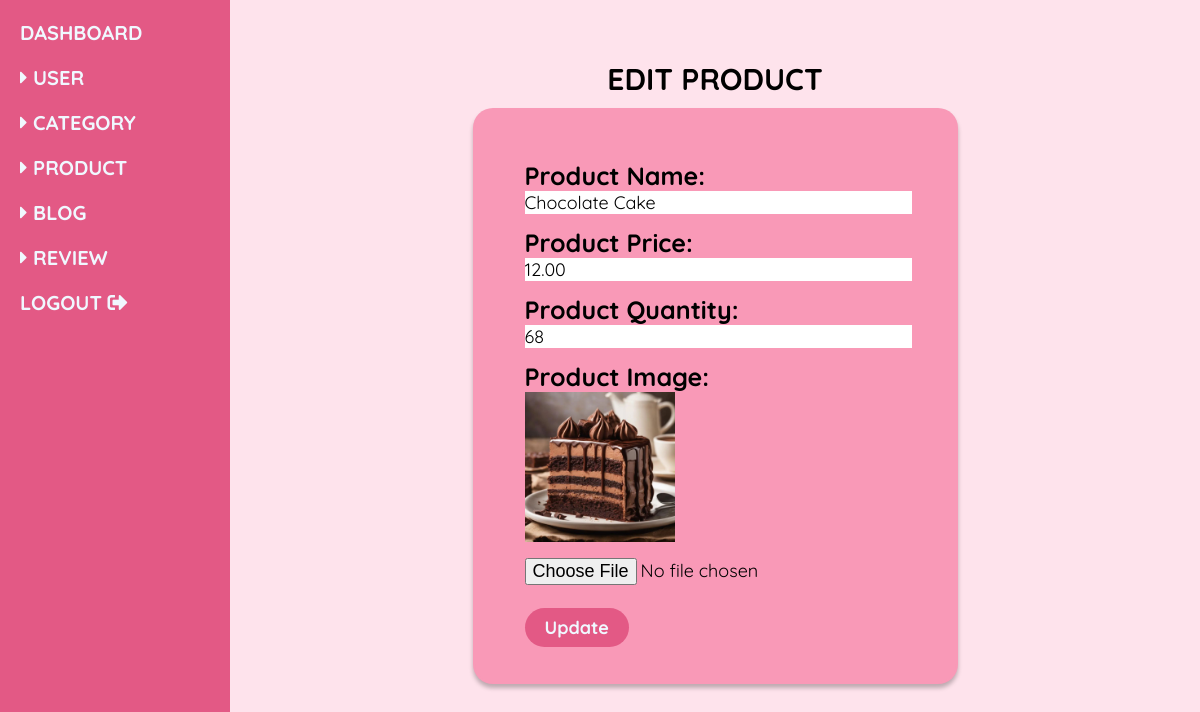
Screenshot of /admin/modules/product/admin_EditProduct.php?id=1 with the database file from the repository.
### tables this page shows
CREATE TABLE `product` (
  `productID` int(11) NOT NULL,
  `productName` varchar(100) NOT NULL,
  `productImg` varchar(100) NOT NULL,
  `categoryID` int(11) NOT NULL,
  `productQty` int(11) NOT NULL,
  `productPrice` decimal(8,2) NOT NULL
);

### admin/modules/product/admin_EditProduct.php (the view, shortened to what this page needs)
<?php
  include("../../config/admin_config.php");
?>
<!DOCTYPE html>
<!DOCTYPE html>
<html lang="en">
<head>
  <link rel="stylesheet" href="https://cdnjs.cloudflare.com/ajax/libs/font-awesome/5.15.4/css/all.min.css">
  <link rel="stylesheet" href="../../css/admin_Style.css">
</head>
<?php
  if (isset($_GET['id'])) {
      $productID = intval($_GET['id']);
      $sql = "SELECT * FROM product WHERE productID = ?";
      $stmt = mysqli_prepare($conn, $sql);
      mysqli_stmt_bind_param($stmt, "i", $productID);
      mysqli_stmt_execute($stmt);
      $result = mysqli_stmt_get_result($stmt);
      if ($row = mysqli_fetch_assoc($result)) {
          $productName = $row['productName'];
          $productPrice = $row['productPrice'];
          $productQty = $row['productQty'];
          $productImg = $row['productImg'];
      }
      else {
          echo "Product not found.";
          exit;
      }
  }
  else {
    echo "Invalid request.";
    exit;
  }
?>
<body>
  <?php include("../../includes/admin_SideNav.php"); ?>
  <section class="admin-dashboard">
    <div class="dashboard-container">
      <h2 id="admin-formTitle">EDIT PRODUCT</h2>
      <div class="admin-productForm">
        <form action="" method="POST" enctype="multipart/form-data">
          <label for="productName">Product Name:</label>
          <input type="text" id="productName" name="productName" value="<?= htmlspecialchars($productName) ?>" required><br><br>
          <label for="productPrice">Product Price:</label>
          <input type="text" id="productPrice" name="productPrice" value="<?= htmlspecialchars($productPrice) ?>" required><br><br>
          <label for="productPrice">Product Quantity:</label>
          <input type="text" id="productQty" name="productQty" value="<?= htmlspecialchars($productQty) ?>" required><br><br>
          <label for="prod_image">Product Image:</label><br>
          <img src="<?= BASE_URL . '/' . htmlspecialchars($productImg) ?>" style="width:150px;height:150px;text-align: center;"><br><br>
          <input type="file" id="productImg" name="productImg" accept="image/*"><br><br>
          <button type="submit">Update</button>
        </form>
      </div>
    </div>
  </section>
</body>

### admin/css/admin_Style.css (style rules this page uses)
:root { --pink-100: #FEE3EC; --pink-200: #F9C5D5; --pink-300: #F999B7; --pink-400: #F2789F; --pink-500: #E35985; --black: #070504; --black-shadow: 0px 4px 4px rgba(0, 0, 0, 0.25); --aliceblue: #f0f8ff; }
* { font-family: 'Quicksand', sans-serif; margin: 0; padding: 0; box-sizing: border-box; outline: none; border: none; text-decoration: none; }
html { font-size: 62.5%; overflow-x: hidden; background-color: var(--pink-100); }
.admin-dashboard { min-height: 100vh; display: flex; align-items: stretch; }
.admin-dashboard .dashboard-container { display: flex; flex-direction: column; justify-content: flex-start; align-items: center; margin-top: 1rem; margin-bottom: 10rem; margin-left: 23rem; width: 84.5%; height: 72rem; }
.admin-userForm label, input, textarea { font-size: 2.5rem; width: 90%; }
.admin-categoryForm label, input, textarea { font-size: 2.5rem; width: 90%; }
#admin-formTitle { font-size: 3rem; text-align: center; padding-top: 5rem; margin-bottom: 1rem; }
.admin-productForm { width: 50%; height: 80%; background-color: var(--pink-300); padding-left: 5rem; padding-top: 5rem; border: 2px solid rgba(249, 153, 183, 0.5); border-radius: 20px; box-shadow: var(--black-shadow); }
.admin-productForm label, input, select { font-size: 2.5rem; width: 90%; }
.admin-productForm label { font-weight: bold; }
.admin-productForm button { font-size: 1.8rem; line-height: 2.5rem; font-weight: bold; background-color: var(--pink-500); color: var(--aliceblue); border-radius: 5rem; margin-top: 1rem; padding: 0.7rem 2rem; cursor: pointer; }
.admin-blogForm label, input, select { font-size: 1.8rem; width: 90%; }

### rows the page displays
product: productName "Chocolate Cake", productPrice "12.00", productQty "68", productImg (picture)
